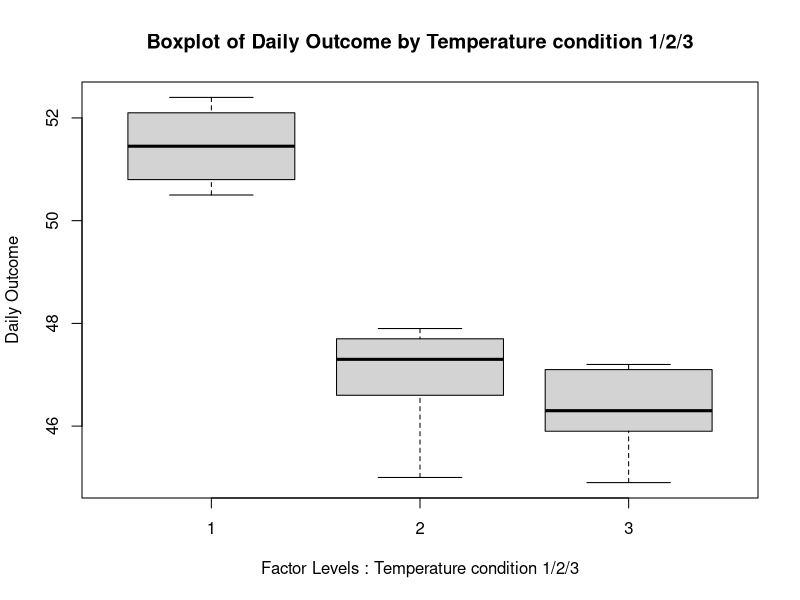

This chart was generated by the following R code: (Note: this script raises an error after producing the figure.)
##----------------------------------------------------------
## One-way ANOVA : aov(), oneway.test
##----------------------------------------------------------

##Are there any daily outcome differences among temperature conditions?
# group 1 : temperature condition 1 
# group 2 : temperature condition 2
# group 3 : temperature condition 3
 
# daily outcome by tmep condition (group 1/2/3)
y1 <- c(50.5, 52.1, 51.9, 52.4, 50.6, 51.4, 51.2, 52.2, 51.5, 50.8)
y2 <- c(47.5, 47.7, 46.6, 47.1, 47.2, 47.8, 45.2, 47.4, 45.0, 47.9)
y3 <- c(46.0, 47.1, 45.6, 47.1, 47.2, 46.4, 45.9, 47.1, 44.9, 46.2)

y <- c(y1, y2, y3)
y
#[1] 50.5 52.1 51.9 52.4 50.6 51.4 51.2 52.2 51.5 50.8 47.5 47.7 46.6 47.1 47.2 47.8 45.2 47.4 45.0
#[20] 47.9 46.0 47.1 45.6 47.1 47.2 46.4 45.9 47.1 44.9 46.2
n <- rep(10, 3)
n
#[1] 10 10 10
 
group <- rep(1:3, n)
group
#[1] 1 1 1 1 1 1 1 1 1 1 2 2 2 2 2 2 2 2 2 2 3 3 3 3 3 3 3 3 3 3

# combining into data.frame
group_df <- data.frame(y, group)
group_df

sapply(group_df, class)
group_df <- transform(group_df, group = factor(group))
sapply(group_df, class)
str(group_df)

write.csv(group_df, file="aov_data.csv",row.names=TRUE)

#y     group 
#"numeric"  "factor" 
# boxplot
attach(group_df)
boxplot(y ~ group, 
       main = "Boxplot of Daily Outcome by Temperature condition 1/2/3", 
       xlab = "Factor Levels : Temperature condition 1/2/3", 
       ylab = "Daily Outcome")
# descriptive statistics by group
tapply(y, group, summary)
detach(group_df)
 
# one-wayANOVA
aov(y ~ group, data = group_df)
summary(aov(y ~ group, data = group_df))
#1.2e-13 < 0.05 귀무가설(모두분산이같다) 기각 
#각각 group 별로 유의미한 차이가 있다. 

bartlett.test(y ~ group, data = group_df)
leveneTest(y ~ group, data = group_df)
#등분산성가정에 대해  0.815 > 0.05 귀무가설 채택 
#등분산성을 만족한다.(모두 같다)
